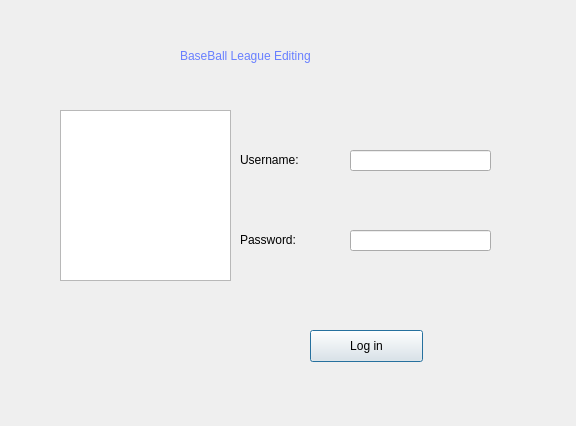
<?xml version="1.0" encoding="UTF-8"?>
<ui version="4.0">
 <class>Password_section</class>
 <widget class="QDialog" name="Password_section">
  <property name="geometry">
   <rect>
    <x>0</x>
    <y>0</y>
    <width>576</width>
    <height>426</height>
   </rect>
  </property>
  <property name="windowTitle">
   <string>Dialog</string>
  </property>
  <widget class="QLineEdit" name="lineEdit">
   <property name="geometry">
    <rect>
     <x>350</x>
     <y>150</y>
     <width>141</width>
     <height>21</height>
    </rect>
   </property>
  </widget>
  <widget class="QLineEdit" name="lineEdit_2">
   <property name="geometry">
    <rect>
     <x>350</x>
     <y>230</y>
     <width>141</width>
     <height>21</height>
    </rect>
   </property>
   <property name="echoMode">
    <enum>QLineEdit::Password</enum>
   </property>
  </widget>
  <widget class="QLabel" name="label">
   <property name="geometry">
    <rect>
     <x>240</x>
     <y>150</y>
     <width>91</width>
     <height>20</height>
    </rect>
   </property>
   <property name="styleSheet">
    <string notr="true">font: 57 italic 18pt &quot;Avenir&quot;;</string>
   </property>
   <property name="text">
    <string>Username:</string>
   </property>
  </widget>
  <widget class="QTextBrowser" name="textBrowser">
   <property name="geometry">
    <rect>
     <x>60</x>
     <y>110</y>
     <width>171</width>
     <height>171</height>
    </rect>
   </property>
   <property name="styleSheet">
    <string notr="true">#textBrowser
{
border-image:url(:/new/prefix1/baseball-1-featured-2.png);
}</string>
   </property>
  </widget>
  <widget class="QPushButton" name="pushButton">
   <property name="geometry">
    <rect>
     <x>310</x>
     <y>330</y>
     <width>113</width>
     <height>32</height>
    </rect>
   </property>
   <property name="text">
    <string>Log in</string>
   </property>
  </widget>
  <widget class="QLabel" name="label_2">
   <property name="geometry">
    <rect>
     <x>240</x>
     <y>230</y>
     <width>91</width>
     <height>20</height>
    </rect>
   </property>
   <property name="styleSheet">
    <string notr="true">font: 57 italic 18pt &quot;Avenir&quot;;</string>
   </property>
   <property name="text">
    <string>Password:</string>
   </property>
  </widget>
  <widget class="QLabel" name="label_3">
   <property name="geometry">
    <rect>
     <x>180</x>
     <y>40</y>
     <width>241</width>
     <height>31</height>
    </rect>
   </property>
   <property name="styleSheet">
    <string notr="true">font: 57 italic 18pt &quot;Avenir&quot;;
color:rgb(104, 127, 255);</string>
   </property>
   <property name="text">
    <string>BaseBall League Editing</string>
   </property>
  </widget>
  <widget class="QLabel" name="message">
   <property name="geometry">
    <rect>
     <x>380</x>
     <y>280</y>
     <width>151</width>
     <height>20</height>
    </rect>
   </property>
   <property name="styleSheet">
    <string notr="true">font: 57 italic 18pt &quot;Avenir&quot;;
color:rgb(253, 132, 73);</string>
   </property>
   <property name="text">
    <string/>
   </property>
  </widget>
 </widget>
 <resources/>
 <connections/>
</ui>
